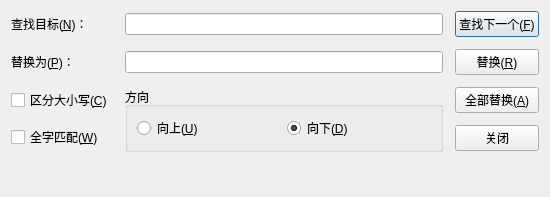
<?xml version="1.0" encoding="UTF-8"?>
<ui version="4.0">
 <class>SearchDialog</class>
 <widget class="QDialog" name="SearchDialog">
  <property name="windowTitle"><string>查找与替换</string></property>
  <property name="minimumSize"><size><width>550</width><height>0</height></size></property>
  <layout class="QGridLayout" name="gridLayout">
   <property name="horizontalSpacing"><number>12</number></property>
   <property name="verticalSpacing"><number>12</number></property>
   <item row="0" column="0"><widget class="QLabel" name="findLabel">
    <property name="text"><string>查找目标(&amp;N)：</string></property>
    <property name="buddy"><cstring>findEdit</cstring></property>
   </widget></item>
   <item row="0" column="1"><widget class="QLineEdit" name="findEdit"><property name="clearButtonEnabled"><bool>true</bool></property></widget></item>
   <item row="0" column="2"><widget class="QPushButton" name="findButton"><property name="text"><string>查找下一个(&amp;F)</string></property></widget></item>
   <item row="1" column="0"><widget class="QLabel" name="replaceLabel">
    <property name="text"><string>替换为(&amp;P)：</string></property>
    <property name="buddy"><cstring>replaceEdit</cstring></property>
   </widget></item>
   <item row="1" column="1"><widget class="QLineEdit" name="replaceEdit"><property name="clearButtonEnabled"><bool>true</bool></property></widget></item>
   <item row="1" column="2"><widget class="QPushButton" name="replaceButton"><property name="text"><string>替换(&amp;R)</string></property></widget></item>
   <item row="2" column="0" rowspan="2">
    <layout class="QVBoxLayout" name="optionsLayout">
     <item><widget class="QCheckBox" name="caseBox"><property name="text"><string>区分大小写(&amp;C)</string></property></widget></item>
     <item><widget class="QCheckBox" name="wholeBox"><property name="text"><string>全字匹配(&amp;W)</string></property></widget></item>
    </layout>
   </item>
   <item row="2" column="1" rowspan="2">
    <widget class="QGroupBox" name="directionGroup">
     <property name="title"><string>方向</string></property>
     <layout class="QHBoxLayout" name="directionLayout">
      <item><widget class="QRadioButton" name="upButton"><property name="text"><string>向上(&amp;U)</string></property></widget></item>
      <item><widget class="QRadioButton" name="downButton"><property name="text"><string>向下(&amp;D)</string></property><property name="checked"><bool>true</bool></property></widget></item>
     </layout>
    </widget>
   </item>
   <item row="2" column="2"><widget class="QPushButton" name="replaceAllButton"><property name="text"><string>全部替换(&amp;A)</string></property></widget></item>
   <item row="3" column="2"><widget class="QPushButton" name="closeButton"><property name="text"><string>关闭</string></property></widget></item>
   <item row="4" column="0" colspan="3"><widget class="QLabel" name="messageLabel">
    <property name="minimumSize"><size><width>0</width><height>22</height></size></property>
    <property name="text"><string/></property>
    <property name="wordWrap"><bool>true</bool></property>
   </widget></item>
  </layout>
 </widget>
 <tabstops><tabstop>findEdit</tabstop><tabstop>replaceEdit</tabstop><tabstop>caseBox</tabstop><tabstop>wholeBox</tabstop><tabstop>upButton</tabstop><tabstop>downButton</tabstop><tabstop>findButton</tabstop><tabstop>replaceButton</tabstop><tabstop>replaceAllButton</tabstop><tabstop>closeButton</tabstop></tabstops>
 <resources/>
 <connections/>
</ui>
